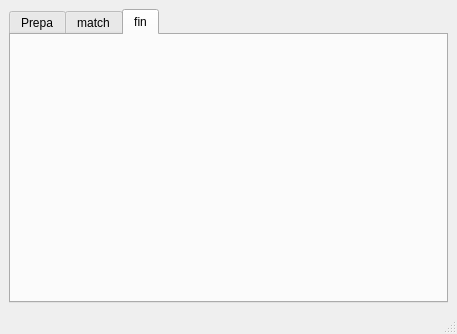
<?xml version="1.0" encoding="UTF-8"?>
<ui version="4.0">
 <class>ihm_Ecran</class>
 <widget class="QMainWindow" name="ihm_Ecran">
  <property name="geometry">
   <rect>
    <x>0</x>
    <y>0</y>
    <width>457</width>
    <height>334</height>
   </rect>
  </property>
  <property name="windowTitle">
   <string>MainWindow</string>
  </property>
  <widget class="QWidget" name="centralwidget">
   <layout class="QGridLayout" name="gridLayout">
    <item row="0" column="0">
     <widget class="QTabWidget" name="tabWidget">
      <property name="currentIndex">
       <number>2</number>
      </property>
      <widget class="QWidget" name="tab">
       <attribute name="title">
        <string>Prepa</string>
       </attribute>
       <layout class="QGridLayout" name="gridLayout_3">
        <item row="7" column="5" colspan="2">
         <widget class="QLCDNumber" name="lcd_telemetre_4">
          <property name="minimumSize">
           <size>
            <width>60</width>
            <height>20</height>
           </size>
          </property>
          <property name="maximumSize">
           <size>
            <width>60</width>
            <height>20</height>
           </size>
          </property>
          <property name="digitCount">
           <number>3</number>
          </property>
         </widget>
        </item>
        <item row="7" column="4">
         <widget class="QLCDNumber" name="lcd_telemetre_2">
          <property name="minimumSize">
           <size>
            <width>60</width>
            <height>20</height>
           </size>
          </property>
          <property name="maximumSize">
           <size>
            <width>60</width>
            <height>20</height>
           </size>
          </property>
          <property name="digitCount">
           <number>3</number>
          </property>
         </widget>
        </item>
        <item row="6" column="5">
         <widget class="QLabel" name="label_4">
          <property name="font">
           <font>
            <pointsize>14</pointsize>
            <weight>75</weight>
            <bold>true</bold>
           </font>
          </property>
          <property name="text">
           <string>ARD</string>
          </property>
         </widget>
        </item>
        <item row="6" column="4">
         <widget class="QLabel" name="label_3">
          <property name="font">
           <font>
            <pointsize>14</pointsize>
            <weight>75</weight>
            <bold>true</bold>
           </font>
          </property>
          <property name="text">
           <string>ARG</string>
          </property>
         </widget>
        </item>
        <item row="5" column="5" colspan="2">
         <widget class="QLCDNumber" name="lcd_telemetre_3">
          <property name="minimumSize">
           <size>
            <width>60</width>
            <height>20</height>
           </size>
          </property>
          <property name="maximumSize">
           <size>
            <width>60</width>
            <height>20</height>
           </size>
          </property>
          <property name="digitCount">
           <number>3</number>
          </property>
         </widget>
        </item>
        <item row="5" column="4">
         <widget class="QLCDNumber" name="lcd_telemetre_1">
          <property name="minimumSize">
           <size>
            <width>60</width>
            <height>20</height>
           </size>
          </property>
          <property name="maximumSize">
           <size>
            <width>60</width>
            <height>20</height>
           </size>
          </property>
          <property name="digitCount">
           <number>3</number>
          </property>
         </widget>
        </item>
        <item row="4" column="5">
         <widget class="QLabel" name="label_2">
          <property name="font">
           <font>
            <pointsize>14</pointsize>
            <weight>75</weight>
            <bold>true</bold>
           </font>
          </property>
          <property name="text">
           <string>AVD</string>
          </property>
         </widget>
        </item>
        <item row="4" column="4">
         <widget class="QLabel" name="label">
          <property name="font">
           <font>
            <pointsize>14</pointsize>
            <weight>75</weight>
            <bold>true</bold>
           </font>
          </property>
          <property name="text">
           <string>AVG</string>
          </property>
         </widget>
        </item>
        <item row="4" column="0" rowspan="4">
         <widget class="QPushButton" name="pB_Yellow">
          <property name="minimumSize">
           <size>
            <width>160</width>
            <height>110</height>
           </size>
          </property>
          <property name="maximumSize">
           <size>
            <width>160</width>
            <height>110</height>
           </size>
          </property>
          <property name="palette">
           <palette>
            <active>
             <colorrole role="WindowText">
              <brush brushstyle="SolidPattern">
               <color alpha="255">
                <red>0</red>
                <green>0</green>
                <blue>0</blue>
               </color>
              </brush>
             </colorrole>
             <colorrole role="Button">
              <brush brushstyle="SolidPattern">
               <color alpha="255">
                <red>255</red>
                <green>255</green>
                <blue>0</blue>
               </color>
              </brush>
             </colorrole>
             <colorrole role="Light">
              <brush brushstyle="SolidPattern">
               <color alpha="255">
                <red>255</red>
                <green>255</green>
                <blue>127</blue>
               </color>
              </brush>
             </colorrole>
             <colorrole role="Midlight">
              <brush brushstyle="SolidPattern">
               <color alpha="255">
                <red>255</red>
                <green>255</green>
                <blue>63</blue>
               </color>
              </brush>
             </colorrole>
             <colorrole role="Dark">
              <brush brushstyle="SolidPattern">
               <color alpha="255">
                <red>127</red>
                <green>127</green>
                <blue>0</blue>
               </color>
              </brush>
             </colorrole>
             <colorrole role="Mid">
              <brush brushstyle="SolidPattern">
               <color alpha="255">
                <red>170</red>
                <green>170</green>
                <blue>0</blue>
               </color>
              </brush>
             </colorrole>
             <colorrole role="Text">
              <brush brushstyle="SolidPattern">
               <color alpha="255">
                <red>0</red>
                <green>0</green>
                <blue>0</blue>
               </color>
              </brush>
             </colorrole>
             <colorrole role="BrightText">
              <brush brushstyle="SolidPattern">
               <color alpha="255">
                <red>255</red>
                <green>255</green>
                <blue>255</blue>
               </color>
              </brush>
             </colorrole>
             <colorrole role="ButtonText">
              <brush brushstyle="SolidPattern">
               <color alpha="255">
                <red>0</red>
                <green>0</green>
                <blue>0</blue>
               </color>
              </brush>
             </colorrole>
             <colorrole role="Base">
              <brush brushstyle="SolidPattern">
               <color alpha="255">
                <red>255</red>
                <green>255</green>
                <blue>255</blue>
               </color>
              </brush>
             </colorrole>
             <colorrole role="Window">
              <brush brushstyle="SolidPattern">
               <color alpha="255">
                <red>255</red>
                <green>255</green>
                <blue>0</blue>
               </color>
              </brush>
             </colorrole>
             <colorrole role="Shadow">
              <brush brushstyle="SolidPattern">
               <color alpha="255">
                <red>0</red>
                <green>0</green>
                <blue>0</blue>
               </color>
              </brush>
             </colorrole>
             <colorrole role="AlternateBase">
              <brush brushstyle="SolidPattern">
               <color alpha="255">
                <red>255</red>
                <green>255</green>
                <blue>127</blue>
               </color>
              </brush>
             </colorrole>
             <colorrole role="ToolTipBase">
              <brush brushstyle="SolidPattern">
               <color alpha="255">
                <red>255</red>
                <green>255</green>
                <blue>220</blue>
               </color>
              </brush>
             </colorrole>
             <colorrole role="ToolTipText">
              <brush brushstyle="SolidPattern">
               <color alpha="255">
                <red>0</red>
                <green>0</green>
                <blue>0</blue>
               </color>
              </brush>
             </colorrole>
            </active>
            <inactive>
             <colorrole role="WindowText">
              <brush brushstyle="SolidPattern">
               <color alpha="255">
                <red>0</red>
                <green>0</green>
                <blue>0</blue>
               </color>
              </brush>
             </colorrole>
             <colorrole role="Button">
              <brush brushstyle="SolidPattern">
               <color alpha="255">
                <red>255</red>
                <green>255</green>
                <blue>0</blue>
               </color>
              </brush>
             </colorrole>
             <colorrole role="Light">
              <brush brushstyle="SolidPattern">
               <color alpha="255">
                <red>255</red>
                <green>255</green>
                <blue>127</blue>
               </color>
              </brush>
             </colorrole>
             <colorrole role="Midlight">
              <brush brushstyle="SolidPattern">
               <color alpha="255">
                <red>255</red>
                <green>255</green>
                <blue>63</blue>
               </color>
              </brush>
             </colorrole>
             <colorrole role="Dark">
              <brush brushstyle="SolidPattern">
               <color alpha="255">
                <red>127</red>
                <green>127</green>
                <blue>0</blue>
               </color>
              </brush>
             </colorrole>
             <colorrole role="Mid">
              <brush brushstyle="SolidPattern">
               <color alpha="255">
                <red>170</red>
                <green>170</green>
                <blue>0</blue>
               </color>
              </brush>
             </colorrole>
             <colorrole role="Text">
              <brush brushstyle="SolidPattern">
               <color alpha="255">
                <red>0</red>
                <green>0</green>
                <blue>0</blue>
               </color>
              </brush>
             </colorrole>
             <colorrole role="BrightText">
              <brush brushstyle="SolidPattern">
               <color alpha="255">
                <red>255</red>
                <green>255</green>
                <blue>255</blue>
               </color>
              </brush>
             </colorrole>
             <colorrole role="ButtonText">
              <brush brushstyle="SolidPattern">
               <color alpha="255">
                <red>0</red>
                <green>0</green>
                <blue>0</blue>
               </color>
              </brush>
             </colorrole>
             <colorrole role="Base">
              <brush brushstyle="SolidPattern">
               <color alpha="255">
                <red>255</red>
                <green>255</green>
                <blue>255</blue>
               </color>
              </brush>
             </colorrole>
             <colorrole role="Window">
              <brush brushstyle="SolidPattern">
               <color alpha="255">
                <red>255</red>
                <green>255</green>
                <blue>0</blue>
               </color>
              </brush>
             </colorrole>
             <colorrole role="Shadow">
              <brush brushstyle="SolidPattern">
               <color alpha="255">
                <red>0</red>
                <green>0</green>
                <blue>0</blue>
               </color>
              </brush>
             </colorrole>
             <colorrole role="AlternateBase">
              <brush brushstyle="SolidPattern">
               <color alpha="255">
                <red>255</red>
                <green>255</green>
                <blue>127</blue>
               </color>
              </brush>
             </colorrole>
             <colorrole role="ToolTipBase">
              <brush brushstyle="SolidPattern">
               <color alpha="255">
                <red>255</red>
                <green>255</green>
                <blue>220</blue>
               </color>
              </brush>
             </colorrole>
             <colorrole role="ToolTipText">
              <brush brushstyle="SolidPattern">
               <color alpha="255">
                <red>0</red>
                <green>0</green>
                <blue>0</blue>
               </color>
              </brush>
             </colorrole>
            </inactive>
            <disabled>
             <colorrole role="WindowText">
              <brush brushstyle="SolidPattern">
               <color alpha="255">
                <red>127</red>
                <green>127</green>
                <blue>0</blue>
               </color>
              </brush>
             </colorrole>
             <colorrole role="Button">
              <brush brushstyle="SolidPattern">
               <color alpha="255">
                <red>255</red>
                <green>255</green>
                <blue>0</blue>
               </color>
              </brush>
             </colorrole>
             <colorrole role="Light">
              <brush brushstyle="SolidPattern">
               <color alpha="255">
                <red>255</red>
                <green>255</green>
                <blue>127</blue>
               </color>
              </brush>
             </colorrole>
             <colorrole role="Midlight">
              <brush brushstyle="SolidPattern">
               <color alpha="255">
                <red>255</red>
                <green>255</green>
                <blue>63</blue>
               </color>
              </brush>
             </colorrole>
             <colorrole role="Dark">
              <brush brushstyle="SolidPattern">
               <color alpha="255">
                <red>127</red>
                <green>127</green>
                <blue>0</blue>
               </color>
              </brush>
             </colorrole>
             <colorrole role="Mid">
              <brush brushstyle="SolidPattern">
               <color alpha="255">
                <red>170</red>
                <green>170</green>
                <blue>0</blue>
               </color>
              </brush>
             </colorrole>
             <colorrole role="Text">
              <brush brushstyle="SolidPattern">
               <color alpha="255">
                <red>127</red>
                <green>127</green>
                <blue>0</blue>
               </color>
              </brush>
             </colorrole>
             <colorrole role="BrightText">
              <brush brushstyle="SolidPattern">
               <color alpha="255">
                <red>255</red>
                <green>255</green>
                <blue>255</blue>
               </color>
              </brush>
             </colorrole>
             <colorrole role="ButtonText">
              <brush brushstyle="SolidPattern">
               <color alpha="255">
                <red>127</red>
                <green>127</green>
                <blue>0</blue>
               </color>
              </brush>
             </colorrole>
             <colorrole role="Base">
              <brush brushstyle="SolidPattern">
               <color alpha="255">
                <red>255</red>
                <green>255</green>
                <blue>0</blue>
               </color>
              </brush>
             </colorrole>
             <colorrole role="Window">
              <brush brushstyle="SolidPattern">
               <color alpha="255">
                <red>255</red>
                <green>255</green>
                <blue>0</blue>
               </color>
              </brush>
             </colorrole>
             <colorrole role="Shadow">
              <brush brushstyle="SolidPattern">
               <color alpha="255">
                <red>0</red>
                <green>0</green>
                <blue>0</blue>
               </color>
              </brush>
             </colorrole>
             <colorrole role="AlternateBase">
              <brush brushstyle="SolidPattern">
               <color alpha="255">
                <red>255</red>
                <green>255</green>
                <blue>0</blue>
               </color>
              </brush>
             </colorrole>
             <colorrole role="ToolTipBase">
              <brush brushstyle="SolidPattern">
               <color alpha="255">
                <red>255</red>
                <green>255</green>
                <blue>220</blue>
               </color>
              </brush>
             </colorrole>
             <colorrole role="ToolTipText">
              <brush brushstyle="SolidPattern">
               <color alpha="255">
                <red>0</red>
                <green>0</green>
                <blue>0</blue>
               </color>
              </brush>
             </colorrole>
            </disabled>
           </palette>
          </property>
          <property name="autoFillBackground">
           <bool>true</bool>
          </property>
          <property name="text">
           <string>JAUNE</string>
          </property>
          <property name="flat">
           <bool>true</bool>
          </property>
         </widget>
        </item>
        <item row="3" column="6">
         <widget class="QLed" name="qLed_Obstacle">
          <property name="minimumSize">
           <size>
            <width>20</width>
            <height>20</height>
           </size>
          </property>
          <property name="maximumSize">
           <size>
            <width>20</width>
            <height>20</height>
           </size>
          </property>
          <property name="toolTip">
           <string>Binary Led</string>
          </property>
          <property name="whatsThis">
           <string>Led widget</string>
          </property>
          <property name="value">
           <bool>true</bool>
          </property>
          <property name="onColor">
           <enum>QLed::Red</enum>
          </property>
          <property name="offColor">
           <enum>QLed::Grey</enum>
          </property>
          <property name="shape">
           <enum>QLed::Circle</enum>
          </property>
         </widget>
        </item>
        <item row="3" column="4" colspan="2">
         <widget class="QLabel" name="label_5">
          <property name="font">
           <font>
            <pointsize>14</pointsize>
            <weight>75</weight>
            <bold>true</bold>
           </font>
          </property>
          <property name="text">
           <string>Telemetres</string>
          </property>
         </widget>
        </item>
        <item row="2" column="3" colspan="4">
         <widget class="Line" name="line_2">
          <property name="orientation">
           <enum>Qt::Horizontal</enum>
          </property>
         </widget>
        </item>
        <item row="1" column="5">
         <widget class="QLabel" name="label_6">
          <property name="font">
           <font>
            <pointsize>23</pointsize>
           </font>
          </property>
          <property name="text">
           <string>V</string>
          </property>
         </widget>
        </item>
        <item row="1" column="4">
         <widget class="QDoubleSpinBox" name="VBatt">
          <property name="font">
           <font>
            <pointsize>16</pointsize>
           </font>
          </property>
          <property name="readOnly">
           <bool>true</bool>
          </property>
          <property name="buttonSymbols">
           <enum>QAbstractSpinBox::NoButtons</enum>
          </property>
          <property name="maximum">
           <double>20.000000000000000</double>
          </property>
         </widget>
        </item>
        <item row="1" column="1" rowspan="2">
         <widget class="QLed" name="qLed_blue">
          <property name="minimumSize">
           <size>
            <width>50</width>
            <height>50</height>
           </size>
          </property>
          <property name="maximumSize">
           <size>
            <width>50</width>
            <height>50</height>
           </size>
          </property>
          <property name="toolTip">
           <string>Binary Led</string>
          </property>
          <property name="whatsThis">
           <string>Led widget</string>
          </property>
          <property name="value">
           <bool>true</bool>
          </property>
         </widget>
        </item>
        <item row="0" column="4" colspan="2">
         <widget class="QLabel" name="lbl_ModeFct">
          <property name="font">
           <font>
            <pointsize>14</pointsize>
            <weight>75</weight>
            <bold>true</bold>
           </font>
          </property>
          <property name="text">
           <string>No Mode</string>
          </property>
         </widget>
        </item>
        <item row="0" column="2" rowspan="8" colspan="2">
         <widget class="Line" name="line">
          <property name="orientation">
           <enum>Qt::Vertical</enum>
          </property>
         </widget>
        </item>
        <item row="0" column="0" rowspan="4">
         <widget class="QPushButton" name="pB_Blue">
          <property name="minimumSize">
           <size>
            <width>160</width>
            <height>110</height>
           </size>
          </property>
          <property name="maximumSize">
           <size>
            <width>160</width>
            <height>110</height>
           </size>
          </property>
          <property name="palette">
           <palette>
            <active>
             <colorrole role="WindowText">
              <brush brushstyle="SolidPattern">
               <color alpha="255">
                <red>0</red>
                <green>0</green>
                <blue>0</blue>
               </color>
              </brush>
             </colorrole>
             <colorrole role="Button">
              <brush brushstyle="SolidPattern">
               <color alpha="255">
                <red>0</red>
                <green>85</green>
                <blue>255</blue>
               </color>
              </brush>
             </colorrole>
             <colorrole role="Light">
              <brush brushstyle="SolidPattern">
               <color alpha="255">
                <red>127</red>
                <green>170</green>
                <blue>255</blue>
               </color>
              </brush>
             </colorrole>
             <colorrole role="Midlight">
              <brush brushstyle="SolidPattern">
               <color alpha="255">
                <red>63</red>
                <green>127</green>
                <blue>255</blue>
               </color>
              </brush>
             </colorrole>
             <colorrole role="Dark">
              <brush brushstyle="SolidPattern">
               <color alpha="255">
                <red>0</red>
                <green>42</green>
                <blue>127</blue>
               </color>
              </brush>
             </colorrole>
             <colorrole role="Mid">
              <brush brushstyle="SolidPattern">
               <color alpha="255">
                <red>0</red>
                <green>56</green>
                <blue>170</blue>
               </color>
              </brush>
             </colorrole>
             <colorrole role="Text">
              <brush brushstyle="SolidPattern">
               <color alpha="255">
                <red>0</red>
                <green>0</green>
                <blue>0</blue>
               </color>
              </brush>
             </colorrole>
             <colorrole role="BrightText">
              <brush brushstyle="SolidPattern">
               <color alpha="255">
                <red>255</red>
                <green>255</green>
                <blue>255</blue>
               </color>
              </brush>
             </colorrole>
             <colorrole role="ButtonText">
              <brush brushstyle="SolidPattern">
               <color alpha="255">
                <red>0</red>
                <green>0</green>
                <blue>0</blue>
               </color>
              </brush>
             </colorrole>
             <colorrole role="Base">
              <brush brushstyle="SolidPattern">
               <color alpha="255">
                <red>255</red>
                <green>255</green>
                <blue>255</blue>
               </color>
              </brush>
             </colorrole>
             <colorrole role="Window">
              <brush brushstyle="SolidPattern">
               <color alpha="255">
                <red>0</red>
                <green>85</green>
                <blue>255</blue>
               </color>
              </brush>
             </colorrole>
             <colorrole role="Shadow">
              <brush brushstyle="SolidPattern">
               <color alpha="255">
                <red>0</red>
                <green>0</green>
                <blue>0</blue>
               </color>
              </brush>
             </colorrole>
             <colorrole role="AlternateBase">
              <brush brushstyle="SolidPattern">
               <color alpha="255">
                <red>127</red>
                <green>170</green>
                <blue>255</blue>
               </color>
              </brush>
             </colorrole>
             <colorrole role="ToolTipBase">
              <brush brushstyle="SolidPattern">
               <color alpha="255">
                <red>255</red>
                <green>255</green>
                <blue>220</blue>
               </color>
              </brush>
             </colorrole>
             <colorrole role="ToolTipText">
              <brush brushstyle="SolidPattern">
               <color alpha="255">
                <red>0</red>
                <green>0</green>
                <blue>0</blue>
               </color>
              </brush>
             </colorrole>
            </active>
            <inactive>
             <colorrole role="WindowText">
              <brush brushstyle="SolidPattern">
               <color alpha="255">
                <red>0</red>
                <green>0</green>
                <blue>0</blue>
               </color>
              </brush>
             </colorrole>
             <colorrole role="Button">
              <brush brushstyle="SolidPattern">
               <color alpha="255">
                <red>0</red>
                <green>85</green>
                <blue>255</blue>
               </color>
              </brush>
             </colorrole>
             <colorrole role="Light">
              <brush brushstyle="SolidPattern">
               <color alpha="255">
                <red>127</red>
                <green>170</green>
                <blue>255</blue>
               </color>
              </brush>
             </colorrole>
             <colorrole role="Midlight">
              <brush brushstyle="SolidPattern">
               <color alpha="255">
                <red>63</red>
                <green>127</green>
                <blue>255</blue>
               </color>
              </brush>
             </colorrole>
             <colorrole role="Dark">
              <brush brushstyle="SolidPattern">
               <color alpha="255">
                <red>0</red>
                <green>42</green>
                <blue>127</blue>
               </color>
              </brush>
             </colorrole>
             <colorrole role="Mid">
              <brush brushstyle="SolidPattern">
               <color alpha="255">
                <red>0</red>
                <green>56</green>
                <blue>170</blue>
               </color>
              </brush>
             </colorrole>
             <colorrole role="Text">
              <brush brushstyle="SolidPattern">
               <color alpha="255">
                <red>0</red>
                <green>0</green>
                <blue>0</blue>
               </color>
              </brush>
             </colorrole>
             <colorrole role="BrightText">
              <brush brushstyle="SolidPattern">
               <color alpha="255">
                <red>255</red>
                <green>255</green>
                <blue>255</blue>
               </color>
              </brush>
             </colorrole>
             <colorrole role="ButtonText">
              <brush brushstyle="SolidPattern">
               <color alpha="255">
                <red>0</red>
                <green>0</green>
                <blue>0</blue>
               </color>
              </brush>
             </colorrole>
             <colorrole role="Base">
              <brush brushstyle="SolidPattern">
               <color alpha="255">
                <red>255</red>
                <green>255</green>
                <blue>255</blue>
               </color>
              </brush>
             </colorrole>
             <colorrole role="Window">
              <brush brushstyle="SolidPattern">
               <color alpha="255">
                <red>0</red>
                <green>85</green>
                <blue>255</blue>
               </color>
              </brush>
             </colorrole>
             <colorrole role="Shadow">
              <brush brushstyle="SolidPattern">
               <color alpha="255">
                <red>0</red>
                <green>0</green>
                <blue>0</blue>
               </color>
              </brush>
             </colorrole>
             <colorrole role="AlternateBase">
              <brush brushstyle="SolidPattern">
               <color alpha="255">
                <red>127</red>
                <green>170</green>
                <blue>255</blue>
               </color>
              </brush>
             </colorrole>
             <colorrole role="ToolTipBase">
              <brush brushstyle="SolidPattern">
               <color alpha="255">
                <red>255</red>
                <green>255</green>
                <blue>220</blue>
               </color>
              </brush>
             </colorrole>
             <colorrole role="ToolTipText">
              <brush brushstyle="SolidPattern">
               <color alpha="255">
                <red>0</red>
                <green>0</green>
                <blue>0</blue>
               </color>
              </brush>
             </colorrole>
            </inactive>
            <disabled>
             <colorrole role="WindowText">
              <brush brushstyle="SolidPattern">
               <color alpha="255">
                <red>0</red>
                <green>42</green>
                <blue>127</blue>
               </color>
              </brush>
             </colorrole>
             <colorrole role="Button">
              <brush brushstyle="SolidPattern">
               <color alpha="255">
                <red>0</red>
                <green>85</green>
                <blue>255</blue>
               </color>
              </brush>
             </colorrole>
             <colorrole role="Light">
              <brush brushstyle="SolidPattern">
               <color alpha="255">
                <red>127</red>
                <green>170</green>
                <blue>255</blue>
               </color>
              </brush>
             </colorrole>
             <colorrole role="Midlight">
              <brush brushstyle="SolidPattern">
               <color alpha="255">
                <red>63</red>
                <green>127</green>
                <blue>255</blue>
               </color>
              </brush>
             </colorrole>
             <colorrole role="Dark">
              <brush brushstyle="SolidPattern">
               <color alpha="255">
                <red>0</red>
                <green>42</green>
                <blue>127</blue>
               </color>
              </brush>
             </colorrole>
             <colorrole role="Mid">
              <brush brushstyle="SolidPattern">
               <color alpha="255">
                <red>0</red>
                <green>56</green>
                <blue>170</blue>
               </color>
              </brush>
             </colorrole>
             <colorrole role="Text">
              <brush brushstyle="SolidPattern">
               <color alpha="255">
                <red>0</red>
                <green>42</green>
                <blue>127</blue>
               </color>
              </brush>
             </colorrole>
             <colorrole role="BrightText">
              <brush brushstyle="SolidPattern">
               <color alpha="255">
                <red>255</red>
                <green>255</green>
                <blue>255</blue>
               </color>
              </brush>
             </colorrole>
             <colorrole role="ButtonText">
              <brush brushstyle="SolidPattern">
               <color alpha="255">
                <red>0</red>
                <green>42</green>
                <blue>127</blue>
               </color>
              </brush>
             </colorrole>
             <colorrole role="Base">
              <brush brushstyle="SolidPattern">
               <color alpha="255">
                <red>0</red>
                <green>85</green>
                <blue>255</blue>
               </color>
              </brush>
             </colorrole>
             <colorrole role="Window">
              <brush brushstyle="SolidPattern">
               <color alpha="255">
                <red>0</red>
                <green>85</green>
                <blue>255</blue>
               </color>
              </brush>
             </colorrole>
             <colorrole role="Shadow">
              <brush brushstyle="SolidPattern">
               <color alpha="255">
                <red>0</red>
                <green>0</green>
                <blue>0</blue>
               </color>
              </brush>
             </colorrole>
             <colorrole role="AlternateBase">
              <brush brushstyle="SolidPattern">
               <color alpha="255">
                <red>0</red>
                <green>85</green>
                <blue>255</blue>
               </color>
              </brush>
             </colorrole>
             <colorrole role="ToolTipBase">
              <brush brushstyle="SolidPattern">
               <color alpha="255">
                <red>255</red>
                <green>255</green>
                <blue>220</blue>
               </color>
              </brush>
             </colorrole>
             <colorrole role="ToolTipText">
              <brush brushstyle="SolidPattern">
               <color alpha="255">
                <red>0</red>
                <green>0</green>
                <blue>0</blue>
               </color>
              </brush>
             </colorrole>
            </disabled>
           </palette>
          </property>
          <property name="autoFillBackground">
           <bool>true</bool>
          </property>
          <property name="text">
           <string>BLEU</string>
          </property>
          <property name="flat">
           <bool>true</bool>
          </property>
         </widget>
        </item>
        <item row="5" column="1" rowspan="3">
         <widget class="QLed" name="qLed_yellow">
          <property name="minimumSize">
           <size>
            <width>50</width>
            <height>50</height>
           </size>
          </property>
          <property name="maximumSize">
           <size>
            <width>50</width>
            <height>50</height>
           </size>
          </property>
          <property name="toolTip">
           <string>Binary Led</string>
          </property>
          <property name="whatsThis">
           <string>Led widget</string>
          </property>
          <property name="value">
           <bool>true</bool>
          </property>
         </widget>
        </item>
       </layout>
      </widget>
      <widget class="QWidget" name="tab_2">
       <attribute name="title">
        <string>match</string>
       </attribute>
       <layout class="QGridLayout" name="gridLayout_4">
        <item row="0" column="0">
         <widget class="QLed" name="qLed">
          <property name="minimumSize">
           <size>
            <width>50</width>
            <height>50</height>
           </size>
          </property>
          <property name="maximumSize">
           <size>
            <width>50</width>
            <height>50</height>
           </size>
          </property>
          <property name="toolTip">
           <string>Binary Led</string>
          </property>
          <property name="whatsThis">
           <string>Led widget</string>
          </property>
          <property name="value">
           <bool>false</bool>
          </property>
          <property name="onColor">
           <enum>QLed::Green</enum>
          </property>
          <property name="offColor">
           <enum>QLed::Grey</enum>
          </property>
          <property name="shape">
           <enum>QLed::Circle</enum>
          </property>
         </widget>
        </item>
        <item row="0" column="1">
         <widget class="QLabel" name="label_7">
          <property name="minimumSize">
           <size>
            <width>0</width>
            <height>50</height>
           </size>
          </property>
          <property name="maximumSize">
           <size>
            <width>16777215</width>
            <height>50</height>
           </size>
          </property>
          <property name="font">
           <font>
            <pointsize>16</pointsize>
            <weight>75</weight>
            <bold>true</bold>
           </font>
          </property>
          <property name="text">
           <string>CONVERGENCE</string>
          </property>
         </widget>
        </item>
        <item row="1" column="0">
         <widget class="QLed" name="qLed_2">
          <property name="minimumSize">
           <size>
            <width>50</width>
            <height>50</height>
           </size>
          </property>
          <property name="maximumSize">
           <size>
            <width>50</width>
            <height>50</height>
           </size>
          </property>
          <property name="toolTip">
           <string>Binary Led</string>
          </property>
          <property name="whatsThis">
           <string>Led widget</string>
          </property>
          <property name="value">
           <bool>false</bool>
          </property>
          <property name="onColor">
           <enum>QLed::Orange</enum>
          </property>
          <property name="offColor">
           <enum>QLed::Grey</enum>
          </property>
          <property name="shape">
           <enum>QLed::Circle</enum>
          </property>
         </widget>
        </item>
        <item row="1" column="1">
         <widget class="QLabel" name="label_8">
          <property name="minimumSize">
           <size>
            <width>0</width>
            <height>50</height>
           </size>
          </property>
          <property name="maximumSize">
           <size>
            <width>16777215</width>
            <height>50</height>
           </size>
          </property>
          <property name="font">
           <font>
            <pointsize>16</pointsize>
            <weight>75</weight>
            <bold>true</bold>
           </font>
          </property>
          <property name="text">
           <string>BLOCAGE</string>
          </property>
         </widget>
        </item>
        <item row="2" column="0">
         <widget class="QLed" name="qLed_3">
          <property name="minimumSize">
           <size>
            <width>50</width>
            <height>50</height>
           </size>
          </property>
          <property name="maximumSize">
           <size>
            <width>50</width>
            <height>50</height>
           </size>
          </property>
          <property name="toolTip">
           <string>Binary Led</string>
          </property>
          <property name="whatsThis">
           <string>Led widget</string>
          </property>
          <property name="value">
           <bool>false</bool>
          </property>
          <property name="onColor">
           <enum>QLed::Red</enum>
          </property>
          <property name="offColor">
           <enum>QLed::Grey</enum>
          </property>
          <property name="shape">
           <enum>QLed::Circle</enum>
          </property>
         </widget>
        </item>
        <item row="2" column="1">
         <widget class="QLabel" name="label_9">
          <property name="minimumSize">
           <size>
            <width>0</width>
            <height>50</height>
           </size>
          </property>
          <property name="maximumSize">
           <size>
            <width>16777215</width>
            <height>50</height>
           </size>
          </property>
          <property name="font">
           <font>
            <pointsize>16</pointsize>
            <weight>75</weight>
            <bold>true</bold>
           </font>
          </property>
          <property name="text">
           <string>OBSTACLE</string>
          </property>
         </widget>
        </item>
       </layout>
      </widget>
      <widget class="QWidget" name="tab_3">
       <attribute name="title">
        <string>fin</string>
       </attribute>
       <layout class="QGridLayout" name="gridLayout_2">
        <item row="0" column="0">
         <widget class="Q7seg" name="tps_dix">
          <property name="toolTip">
           <string>7 segment display</string>
          </property>
          <property name="whatsThis">
           <string>7 segment display</string>
          </property>
          <property name="num" stdset="0">
           <number>0</number>
          </property>
         </widget>
        </item>
        <item row="0" column="1">
         <widget class="Q7seg" name="tps_unit">
          <property name="toolTip">
           <string>7 segment display</string>
          </property>
          <property name="whatsThis">
           <string>7 segment display</string>
          </property>
         </widget>
        </item>
       </layout>
      </widget>
     </widget>
    </item>
   </layout>
  </widget>
  <widget class="QMenuBar" name="menubar">
   <property name="geometry">
    <rect>
     <x>0</x>
     <y>0</y>
     <width>457</width>
     <height>21</height>
    </rect>
   </property>
  </widget>
  <widget class="QStatusBar" name="statusbar"/>
 </widget>
 <customwidgets>
  <customwidget>
   <class>Q7seg</class>
   <extends>QWidget</extends>
   <header>q7seg.h</header>
  </customwidget>
  <customwidget>
   <class>QLed</class>
   <extends>QWidget</extends>
   <header>qled.h</header>
  </customwidget>
 </customwidgets>
 <resources/>
 <connections/>
</ui>
